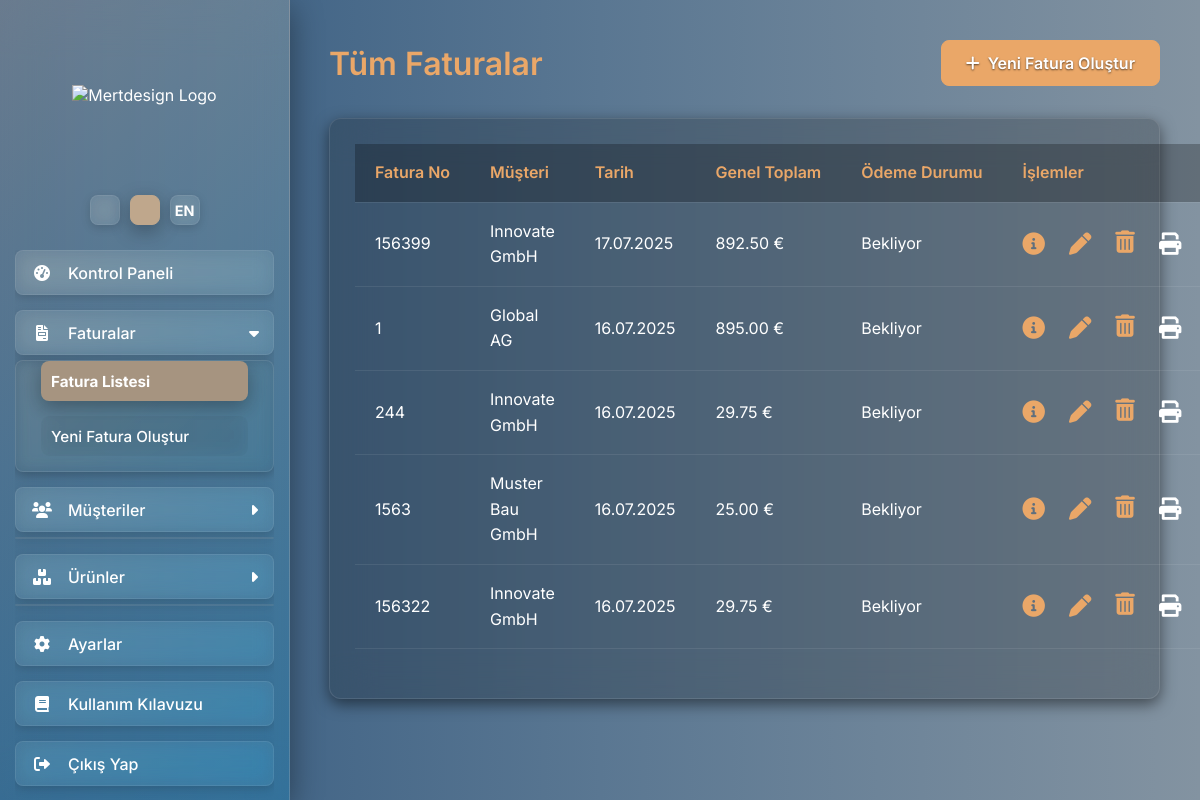
Page /fatura_listesi (signed in) on the committed database.
### app.py (models this page shows)
class Fatura(db.Model):
    id = db.Column(db.Integer, primary_key=True)
    fatura_no = db.Column(db.String(50), nullable=False, unique=True)
    tarih = db.Column(db.DateTime, default=datetime.utcnow)
    ausfuhrungsdatum = db.Column(db.DateTime, nullable=True)
    santiye = db.Column(db.String(200), nullable=True)
    sachbearbeiter = db.Column(db.String(100), nullable=True)
    musteri_id = db.Column(db.Integer, db.ForeignKey('musteri.id'), nullable=False)
    ara_toplam = db.Column(db.Float, nullable=False, default=0.0)
    kdv_tutari = db.Column(db.Float, nullable=False, default=0.0)
    genel_toplam = db.Column(db.Float, nullable=False, default=0.0)
    odeme_durumu = db.Column(db.String(50), default="Bekliyor", nullable=False)
    kalemler = db.relationship('FaturaKalemi', backref='fatura', lazy=True, cascade="all, delete-orphan")
    is_reverse_charge_invoice = db.Column(db.Boolean, default=False)

class Musteri(db.Model):
    id = db.Column(db.Integer, primary_key=True)
    firma_adi = db.Column(db.String(150), nullable=False)
    adres = db.Column(db.String(300), nullable=False)
    vergi_no = db.Column(db.String(50), nullable=True)
    telefon = db.Column(db.String(50), nullable=True)
    email = db.Column(db.String(120), nullable=True)
    ilgili_kisi = db.Column(db.String(100), nullable=True)
    web_adresi = db.Column(db.String(120), nullable=True)
    notlar = db.Column(db.Text, nullable=True)
    faturalar = db.relationship('Fatura', backref='musteri', lazy=True, cascade="all, delete-orphan")
    is_reverse_charge = db.Column(db.Boolean, default=False)

### app.py (the view)
@app.route('/fatura_listesi')
@login_required
def fatura_listesi():
    faturalar = Fatura.query.order_by(Fatura.tarih.desc()).all()
    return render_template('fatura_listesi.html', faturalar=faturalar)

### app.py (called while the page is built)
def get_locale():
    if not has_request_context():
        return app.config['BABEL_DEFAULT_LOCALE']
    if 'lang' in request.args and request.args['lang'] in current_app.config['LANGUAGES']:
        session['lang'] = request.args['lang']
    if 'lang' in session:
        return session.get('lang')
    return request.accept_languages.best_match(current_app.config['LANGUAGES']) or current_app.config['BABEL_DEFAULT_LOCALE']

@app.before_request
def before_request_locale():
    g.locale = get_locale()

@login_manager.user_loader
def load_user(user_id):
    return User.query.get(int(user_id))

@app.context_processor
def inject_global_data_for_all_templates():
    sirket_profili = SirketProfili.query.first()
    if not sirket_profili:
        sirket_profili = {
            'firma_unvani': _('Yükleniyor...'),
            'adres': '', 'telefon': '', 'email': '', 'web_adresi': '',
            'iban': '', 'bic': '', 'vergi_no': '', 'sirket_no': '', 'banka_adi': ''
        }
    return dict(app=app, profil=sirket_profili, current_user=current_user)

### templates/fatura_listesi.html (shortened to what this page needs)
{% extends "layout.html" %}
{% block content %}
    <div class="page-header">
        <h1 class="page-title">{{ _('Tüm Faturalar') }}</h1>
        <a href="{{ url_for('fatura_olustur') }}" class="btn btn-primary">
            <i class="fas fa-plus"></i> {{ _('Yeni Fatura Oluştur') }}
        </a>
    </div>
    <div class="card">
        {% if faturalar %}
        <div class="overflow-x-auto">
            <table class="items-table w-full">
                <thead>
                    <tr>
                        <th class="text-left">{{ _('Fatura No') }}</th>
                        <th class="text-left mobile-hide">{{ _('Müşteri') }}</th>
                        <th class="text-left mobile-hide">{{ _('Tarih') }}</th>
                        <th class="text-end mobile-hide">{{ _('Genel Toplam') }}</th>
                        <th class="text-left mobile-hide">{{ _('Ödeme Durumu') }}</th>
                        <th class="text-center">{{ _('İşlemler') }}</th>
                    </tr>
                </thead>
                <tbody>
                    {% for fatura in faturalar %}
                    <tr>
                        <td class="text-left">{{ fatura.fatura_no }}</td>
                        <td class="text-left mobile-hide">
                            <a href="{{ url_for('musteri_detay', musteri_id=fatura.musteri.id) }}" class="customer-name-link">{{ fatura.musteri.firma_adi }}</a>
                        </td>
                        <td class="text-left mobile-hide">{{ fatura.tarih.strftime('%d.%m.%Y') }}</td>
                        <td class="text-end mobile-hide">{{ "%.2f"|format(fatura.genel_toplam) }} €</td>
                        <td class="text-left mobile-hide">{{ _(fatura.odeme_durumu) }}</td>
                        <td class="text-center">
                            <div class="action-icons">
                                <a href="{{ url_for('fatura_detay', fatura_id=fatura.id) }}" title="{{ _('Detayları Görüntüle') }}">
                                    <i class="fas fa-info-circle"></i>
                                </a>
                                <a href="{{ url_for('fatura_duzenle', fatura_id=fatura.id) }}" title="{{ _('Faturayı Düzenle') }}">
                                    <i class="fas fa-pen"></i>
                                </a>
                                <form action="{{ url_for('fatura_sil', fatura_id=fatura.id) }}" method="POST" style="display:inline;" onsubmit="return confirm('{{ _('Bu faturayı silmek istediğinizden emin misiniz?') }}');">
                                    <button type="submit" title="{{ _('Faturayı Sil') }}">
                                        <i class="fas fa-trash-alt"></i>
                                    </button>
                                </form>
                                <a href="{{ url_for('fatura_pdf', fatura_id=fatura.id) }}" title="{{ _('PDF Oluştur / Yazdır') }}" target="_blank">
                                    <i class="fas fa-print"></i>
                                </a>
                            </div>
                        </td>
                    </tr>
                    {% endfor %}
                </tbody>
            </table>
        </div>
        {% else %}
        <p class="text-center">{{ _('Henüz hiç fatura oluşturulmadı.') }}</p>
        {% endif %}
    </div>
{% endblock content %}

### templates/fatura_listesi.html (style rules this page uses)
.page-header h1.page-title { color: var(--btn-primary-bg); font-size: 2rem; font-weight: 600; }
.page-header { display: flex; justify-content: space-between; align-items: center; margin-bottom: 2rem; flex-wrap: wrap; gap: 1rem; }
.card { background-color: rgba(0, 0, 0, 0.2); padding: 25px; border-radius: 12px; border: 1px solid rgba(255, 255, 255, 0.1); box-shadow: 0 5px 15px rgba(0,0,0,0.5); margin-bottom: 30px; }
.items-table { width: 100%; border-collapse: collapse; line-height: 1.6; }
.items-table th, .items-table td { padding: 1rem 1.25rem; border-bottom: 1px solid rgba(255, 255, 255, 0.08); text-align: left; vertical-align: middle; color: var(--text-primary); }
.items-table th { font-weight: 600; color: var(--btn-primary-bg); white-space: nowrap; background-color: rgba(0, 0, 0, 0.25); }
.action-icons a, .action-icons button { background-color: transparent; color: var(--btn-primary-bg); padding: 0; border-radius: 4px; font-size: 1.4rem; transition: color 0.2s ease, transform 0.1s ease; border: none; cursor: pointer; line-height: 1; text-decoration: none; }
.action-icons .fa-info-circle { color: var(--btn-primary-bg); }
.action-icons .fa-pen { color: var(--btn-primary-bg); }
.action-icons .fa-trash-alt { color: var(--btn-primary-bg); }

### rows in the picture
Fatura: fatura_no "156399", musteri.firma_adi "Innovate GmbH", tarih "17.07.2025", genel_toplam "892.50"
Fatura: fatura_no "1", musteri.firma_adi "Global AG", tarih "16.07.2025", genel_toplam "895.00"
Fatura: fatura_no "244", musteri.firma_adi "Innovate GmbH", tarih "16.07.2025", genel_toplam "29.75"
Fatura: fatura_no "1563", musteri.firma_adi "Muster Bau GmbH", tarih "16.07.2025", genel_toplam "25.00"
Fatura: fatura_no "156322", musteri.firma_adi "Innovate GmbH", tarih "16.07.2025", genel_toplam "29.75"
